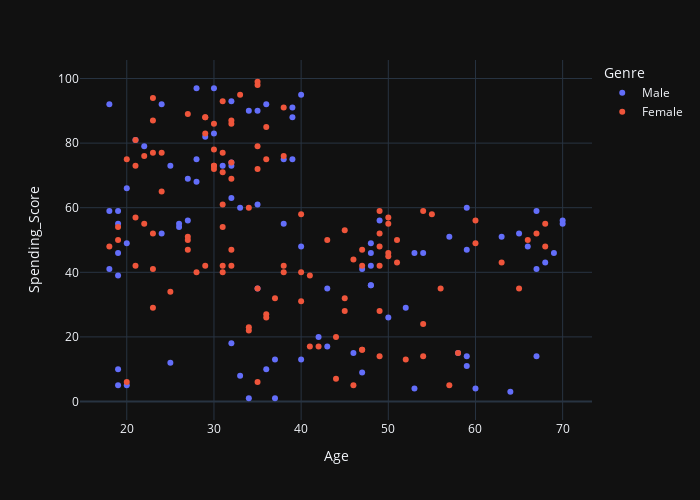

The cell this chart's notebook holds for it:
### Code cell
# plot Age and Score and add some color to your gender life.
px.scatter(df, x="Age", y="Spending_Score", color="Genre",
           height=500, width=700)

### Figure 1 — Plotly figure (JSON) as saved in the notebook; plotly's stock layout.template omitted (floating-point values rounded to 4 significant figures)
{"data": [{"hovertemplate": "Genre=Male<br>Age=%{x}<br>Spending_Score=%{y}<extra></extra>", "legendgroup": "Male", "marker": {"color": "#636efa", "symbol": "circle"}, "mode": "markers", "name": "Male", "orientation": "v", "showlegend": true, "x": [19, 21, 64, 67, 37, 22, 20, 52, 35, 25, 31, 29, 35, 60, 53, 18, 24, 48, 33, 59, 47, 69, 53, 70, 19, 63, 18, 19, 70, 59, 26, 40, 57, 38, 67, 48, 18, 48, 24, 48, 20, 67, 26, 49, 54, 68, 66, 65, 19, 27, 39, 43, 40, 59, 38, 47, 39, 20, 32, 19, 32, 25, 28, 48, 34, 43, 39, 37, 34, 19, 50, 42, 32, 40, 28, 36, 36, 58, 27, 59, 35, 46, 30, 28, 33, 32, 32, 30], "xaxis": "x", "y": [39, 81, 3, 14, 13, 79, 66, 29, 35, 73, 73, 82, 61, 4, 4, 92, 92, 36, 60, 60, 41, 46, 46, 56, 55, 51, 59, 59, 55, 47, 54, 48, 51, 55, 41, 46, 41, 49, 52, 42, 49, 59, 55, 56, 46, 43, 48, 52, 46, 56, 91, 35, 95, 11, 75, 9, 75, 5, 73, 10, 93, 12, 97, 36, 90, 17, 88, 1, 1, 5, 26, 20, 63, 13, 75, 10, 92, 15, 69, 14, 90, 15, 97, 68, 8, 74, 18, 83], "yaxis": "y", "type": "scatter"}, {"hovertemplate": "Genre=Female<br>Age=%{x}<br>Spending_Score=%{y}<extra></extra>", "legendgroup": "Female", "marker": {"color": "#EF553B", "symbol": "circle"}, "mode": "markers", "name": "Female", "orientation": "v", "showlegend": true, "x": [20, 23, 31, 22, 35, 23, 30, 35, 58, 24, 35, 35, 46, 54, 45, 40, 23, 21, 49, 21, 42, 30, 36, 20, 65, 31, 49, 24, 50, 27, 29, 31, 49, 31, 50, 51, 27, 67, 54, 43, 68, 32, 47, 60, 60, 45, 23, 49, 46, 21, 55, 22, 34, 50, 68, 40, 32, 47, 27, 23, 49, 21, 66, 19, 38, 18, 19, 63, 49, 51, 50, 38, 40, 23, 31, 25, 31, 29, 44, 35, 57, 28, 32, 32, 34, 44, 38, 47, 27, 30, 30, 56, 29, 31, 36, 33, 36, 52, 30, 37, 32, 29, 41, 54, 41, 36, 34, 32, 38, 47, 35, 45], "xaxis": "x", "y": [6, 77, 40, 76, 6, 94, 72, 99, 15, 77, 35, 98, 5, 14, 32, 31, 87, 73, 14, 81, 17, 73, 26, 75, 35, 61, 28, 65, 55, 47, 42, 42, 52, 54, 45, 50, 51, 52, 59, 50, 48, 47, 42, 49, 56, 53, 52, 42, 44, 57, 58, 55, 60, 46, 55, 40, 42, 47, 50, 41, 48, 42, 50, 54, 42, 48, 50, 43, 59, 43, 57, 40, 58, 29, 77, 34, 71, 88, 7, 72, 5, 40, 87, 74, 22, 20, 76, 16, 89, 78, 73, 35, 83, 93, 75, 95, 27, 13, 86, 32, 86, 88, 39, 24, 17, 85, 23, 69, 91, 16, 79, 28], "yaxis": "y", "type": "scatter"}], "layout": {"xaxis": {"anchor": "y", "domain": [0.0, 1.0], "title": {"text": "Age"}}, "yaxis": {"anchor": "x", "domain": [0.0, 1.0], "title": {"text": "Spending_Score"}}, "legend": {"title": {"text": "Genre"}, "tracegroupgap": 0}, "margin": {"t": 60}, "height": 500, "width": 700}}
